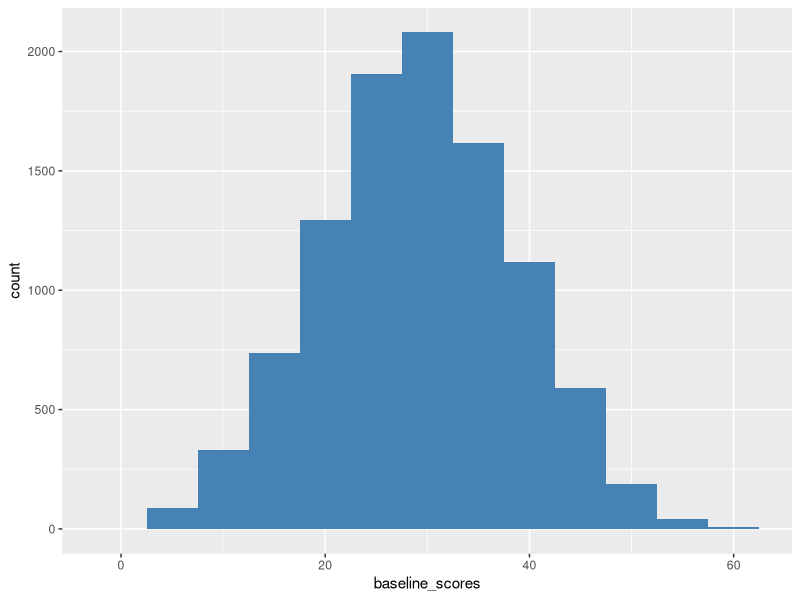

This chart was generated by the following R code:
## ---- chunk 1
#| label: libraries

library(tidyverse)
## ---- chunk 2
#| label: grids

sample_grid <- matrix(c("Bear", "Bee", "Meadow", "Bear", "Meadow", "Meadow", "Bee", "Meadow", "Bee"),3,3,byrow=TRUE)
sample_grid

sample_grid2 <- matrix(c("Meadow", "Meadow", "Bee", "Meadow", "Bee", "Meadow", "Bee", "Meadow", "Meadow"),3,3,byrow=TRUE)
sample_grid2

big_grid1 <- matrix(c("Deer", "Meadow", "Bee", "Bear", "Fox", "Wolf", "Meadow", "Meadow", "Trout", "Stream",
                      "Deer", "Eagle", "Meadow", "Trout", "Stream", "Fox", "Rabbit", "Stream", "Dragonfly",
                      "Stream"),4,5,byrow=TRUE)
big_grid1

twenty_seven_x <- rep("x", 27)

super_vec <- append(twenty_seven_x, 
                      c("x", "x", 
                        "Deer", "Meadow", "Bee", "Bear", "Fox", 
                        "x", "x", 
                        "x", "x", 
                        "Wolf", "Meadow", "Meadow", "Trout", "Stream",
                        "x", "x", 
                        "x", "x", 
                        "Deer", "Eagle", "Meadow", "Trout", "Stream", 
                        "x", "x", 
                        "x", "x", 
                        "Fox", "Rabbit", "Stream", "Dragonfly","Stream",
                        "x", "x"))

super_grid1 <- matrix(super_vec,7,9,byrow=TRUE)
super_grid1
## ---- chunk 3
cards <- c(rep("Bear", 12), 
           rep("Bee", 8), 
           rep("Meadow", 20),
           rep("Trout", 10),
           rep("Eagle", 8),
           rep("Rabbit", 8),
           rep("Dragonfly", 8),
           rep("Fox", 12),
           rep("Deer", 12),
           rep("Stream", 20),
           rep("Wolf", 12)
           )

generate_grid <- function(pool){
  sample <- sample(pool, 20)
  board <- matrix(sample, nrow=5, ncol=4, byrow=TRUE)
  return(board)
}

generate_grid(cards)
## ---- chunk 4
find_cardinals <- function(i, j, grid){
  cardinals <- list()
  maxrow = nrow(grid)
  maxcol = ncol(grid)
      
  if(i+1 <= maxrow){
    cardinals[[length(cardinals)+1]] <- c(i+1,j)
  }
  
  if(i-1 > 0){
    cardinals[[length(cardinals)+1]] <- c(i-1,j)
  }
  
  if(j+1 <= maxcol){
    cardinals[[length(cardinals)+1]] <- c(i,j+1)
  }
  
  if(j-1 > 0){
    cardinals[[length(cardinals)+1]] <- c(i,j-1)
  }
  
  return(cardinals)
}
## ---- chunk 5
find_two_spaces <- function(i, j, grid){
  two_space <- list()
  maxrow = nrow(grid)
  maxcol = ncol(grid)
      
  if(i+1 <= maxrow){
    two_space[[length(two_space)+1]] <- c(i+1,j)
  }
  
  if(i+2 <= maxrow){
    two_space[[length(two_space)+1]] <- c(i+2,j)
  }
  
  if(i-1 > 0){
    two_space[[length(two_space)+1]] <- c(i-1,j)
  }
  
  if(i-2 > 0){
    two_space[[length(two_space)+1]] <- c(i-2,j)
  }
  
  if(j+1 <= maxcol){
    two_space[[length(two_space)+1]] <- c(i,j+1)
  }
  
  if(j+2 <= maxcol){
    two_space[[length(two_space)+1]] <- c(i,j+2)
  }
  
  if(j-1 > 0){
    two_space[[length(two_space)+1]] <- c(i,j-1)
  }
  
  if(j-2 > 0){
    two_space[[length(two_space)+1]] <- c(i,j-2)
  }
  
  if(i+1 <= maxrow && j+1 <= maxcol){
    two_space[[length(two_space)+1]] <- c(i+1,j+1)
  }
  
  if(i+1 <= maxrow && j-1 > 0){
    two_space[[length(two_space)+1]] <- c(i+1,j-1)
  }
  
  if(i-1 > 0 && j+1 <= maxcol){
    two_space[[length(two_space)+1]] <- c(i-1,j+1)
  }
  
  if(i-1 > 0 && j-1 > 0){
    two_space[[length(two_space)+1]] <- c(i-1,j-1)
  }
  
  return(two_space)
}
## ---- chunk 6
find_more_meadows <- function(i, j, grid, meadow_list){
  meadow_list[[length(meadow_list)+1]] = as.double(c(i,j))
  current_caridnals <- find_cardinals(i, j, grid)
  for (k in current_caridnals){
    if (grid[k[1],k[2]] == "Meadow"){
      if ((list(k) %in% meadow_list) == FALSE){
        meadow_list = find_more_meadows(as.double(k[1]),as.double(k[2]), grid, meadow_list)
      }
    }
  }
  return(meadow_list)
  
}
## ---- chunk 7
find_more_streams <- function(i, j, grid, stream_list){
  stream_list[[length(stream_list)+1]] = as.double(c(i,j))
  current_caridnals <- find_cardinals(i, j, grid)
  for (k in current_caridnals){
    if (grid[k[1],k[2]] == "Stream"){
      if ((list(k) %in% stream_list) == FALSE){
        stream_list = find_more_streams(as.double(k[1]),as.double(k[2]), grid, stream_list)
      }
    }
  }
  return(stream_list)
  
}
## ---- chunk 8
#| label: grid-scoring-function

score_grid <- function(grid){
  
  score = 0
  
  meadow_patch = list()
  first_meadow = TRUE
  stream_patch = list()
  first_stream = TRUE
  dragonfly_list = list()
  deer_row <- c()
  deer_col <- c()
  # first_wolf = TRUE
  num_wolves = 0
  
  
  bear_score = 0
  bee_score = 0
  meadow_score = 0
  trout_score = 0
  eagle_score = 0
  rabbit_score = 0
  dragonfly_score = 0
  fox_score = 0
  deer_score = 0
  stream_score = 0
  wolf_score = 0
  diversity_score = 0
  
  for (i in 1:nrow(grid)) {
    for (j in 1:ncol(grid)) {
      
      current_caridnals <- find_cardinals(i, j, grid)
      
      
      if(grid[i,j] == "Bear"){
        for (k in current_caridnals){
          if (grid[k[1],k[2]] == "Bee" || grid[k[1],k[2]] == "Trout"){
            score = score + 2
            bear_score = bear_score + 2
          }
        }
      }
      
      if(grid[i,j] == "Bee"){
        for (k in current_caridnals){
          if (grid[k[1],k[2]] == "Meadow"){
            score = score + 3
            bee_score = bee_score + 3
          }
        }
      }
      
      if(grid[i,j] == "Meadow"){
        if (first_meadow == TRUE){
          
          first_meadow = FALSE
          first_patch = list()
          completed_patch = find_more_meadows(as.double(i), as.double(j), grid, first_patch)
          meadow_patch[[length(meadow_patch)+1]] = completed_patch
          
        }else{
          
          exist = FALSE
          
          for (x in 1:length(meadow_patch)){
            if (list(as.double(c(i,j))) %in% meadow_patch[[x]]){
              exist = TRUE
            }
          }
          
          if (exist == FALSE){
            new_patch = list()
            completed_patch = find_more_meadows(as.double(i), as.double(j), grid, new_patch)
            meadow_patch[[length(meadow_patch)+1]] = completed_patch
          }
          
        }
      }
      
      if(grid[i,j] == "Trout"){
        for (k in current_caridnals){
          if (grid[k[1],k[2]] == "Dragonfly" || grid[k[1],k[2]] == "Stream"){
            score = score + 2
            trout_score = trout_score + 2
          }
        }
      }
      
      if(grid[i,j] == "Eagle"){
        
        two_space <- find_two_spaces(i, j, grid)
        
        for (k in two_space){
          if (grid[k[1],k[2]] == "Trout" || grid[k[1],k[2]] == "Rabbit"){
            score = score + 2
            eagle_score = eagle_score + 2
          }
        }
      }
      
      if(grid[i,j] == "Rabbit"){
        score = score + 1
        rabbit_score = rabbit_score + 1
      }
      
      if(grid[i,j] == "Dragonfly"){
        dragonfly_list[[length(dragonfly_list)+1]] = as.double(c(i,j))
      }
      
      if(grid[i,j] == "Fox"){
        score_it = TRUE
        
        for (k in current_caridnals){
          if (grid[k[1],k[2]] == "Bear" || grid[k[1],k[2]] == "Wolf"){
            score_it = FALSE
          }
        }
        
        if (score_it){
          score = score + 3
          fox_score = fox_score + 3
        }
      }
      
      if(grid[i,j] == "Deer"){
        deer_row <- append(deer_row, i)
        deer_col <- append(deer_col, j)
      }
      
      if(grid[i,j] == "Stream"){
        if (first_stream == TRUE){
          
          first_stream = FALSE
          first_patch = list()
          completed_patch = find_more_streams(as.double(i), as.double(j), grid, first_patch)
          stream_patch[[length(stream_patch)+1]] = completed_patch
          
        }else{
          
          exist = FALSE
          
          for (x in 1:length(stream_patch)){
            if (list(as.double(c(i,j))) %in% stream_patch[[x]]){
              exist = TRUE
            }
          }
          
          if (exist == FALSE){
            new_patch = list()
            completed_patch = find_more_streams(as.double(i), as.double(j), grid, new_patch)
            stream_patch[[length(stream_patch)+1]] = completed_patch
          }
          
        }
      }
      
      if(grid[i,j] == "Wolf"){
        # temporary stand in, can only be scored properly with more than 1 player
        # if (first_wolf == TRUE){
        #   score = score + 8
        #   wolf_score = wolf_score + 8
        #   first_wolf == FALSE
        # }
        
        num_wolves = num_wolves + 1
      }
      
    }
  }
  
  for (i in meadow_patch){
    if (length(i) == 2){
      score = score + 3
      meadow_score = meadow_score + 3
    }else if (length(i) == 3){
      score = score + 6
      meadow_score = meadow_score + 6
    }else if (length(i) == 4){
      score = score + 10
      meadow_score = meadow_score + 10
    }else if (length(i) >= 5){
      score = score + 15
      meadow_score = meadow_score + 15
    }
  }
  
  largest_stream = 0
  
  for (i in stream_patch){
    if (length(i) > largest_stream){
      largest_stream = length(i)
    }
  }
  
  # temporary scoring for largest stream, can only be scored properly with more than 1 player
  # if (largest_stream > 0){
  #   score = score + 5
  #   stream_score = stream_score + 5
  # }
  
  for (d in dragonfly_list){
    current_caridnals <- find_cardinals(d[1], d[2], grid)
    
    largest_score = 0
    
    for (k in current_caridnals){
      if (grid[k[1],k[2]] == "Stream"){
        for (s in stream_patch){
          if((list(k) %in% s) == TRUE){
            current_score = 2 * length(s)
            if (current_score > largest_score){
              largest_score = current_score
            }
          }
        }
      }
    }
    
    score = score + largest_score
    dragonfly_score = dragonfly_score + largest_score
  }
  
  score = score + 2*length(unique(deer_row))
  score = score + 2*length(unique(deer_col))
  
  deer_score = deer_score + 2*length(unique(deer_row))
  deer_score = deer_score + 2*length(unique(deer_col))
  
  diversity_matrix <- matrix(c(bear_score, bee_score, meadow_score, trout_score, eagle_score, rabbit_score,
           dragonfly_score, fox_score, deer_score))

  gaps = colSums(diversity_matrix == 0)[1]
   
  # if(gaps >= 6){
  #   score = score - 5
  #   diversity_score = -5
  # }else if (gaps == 4){
  #   score = score + 3
  #   diversity_score = 3
  # }else if (gaps == 3){
  #   score = score + 7
  #   diversity_score = 7
  # }else if (gaps <= 2){
  #   score = score + 12
  #   diversity_score = 12
  # }
  
  return(c(score, largest_stream, num_wolves, gaps))
}
## ---- chunk 9
solo_score <- function(score_vector){
  score = score_vector[1]
  stream_size = score_vector[2]
  num_wolves = score_vector[3]
  num_gaps = score_vector[4]
  
  score = score + stream_size + num_wolves
  
  if(stream_size == 0){
    num_gaps = num_gaps + 1
  }
  if(num_wolves == 0){
    num_gaps = num_gaps + 1
  }
  
  if(num_gaps >= 6){
      score = score - 5
    }else if (num_gaps == 4){
      score = score + 3
    }else if (num_gaps == 3){
      score = score + 7
    }else if (num_gaps <= 2){
      score = score + 12
    }
  
  return(score)
}
## ---- chunk 10
mp_score <- function(score_list){
  
  # each entry in score_list follows the format: c(score, size_of_largest_stream, num_wolves, diversity_gaps)
  
  if(length(score_list) > 2){
    more_than_2 = TRUE
  }else{
    more_than_2 = FALSE
  }
  
  score <- rep(0, length(score_list))
  stream_size <- rep(0, length(score_list))
  num_wolves <- rep(0, length(score_list))
  num_gaps <- rep(0, length(score_list))
  
  for (i in 1:length(score_list)){
    
    score[i] = score_list[[i]][1]
    
    stream_size[i] = score_list[[i]][2]
    
    num_wolves[i] = score_list[[i]][3]
    
    num_gaps[i] = score_list[[i]][4] + 2
    
  }
  
  print(score)
  
  stream_size = sort(stream_size, decreasing = TRUE)
  num_wolves = sort(num_wolves, decreasing = TRUE)
  
  stream_matrix = matrix(stream_size)
  wolf_matrix = matrix(num_wolves)
  
  largest_stream = stream_size[1]
  second_stream = stream_size[2]
  
  score_largest_s = TRUE
  score_second_s = TRUE
  
  if(colSums(stream_matrix == largest_stream)[1] > 1){
    score_second_s = FALSE
  }
  
  for (i in 1:length(score_list)){
      if (score_list[[i]][2] == largest_stream && largest_stream != 0){
        score[i] = score[i] + 8
        num_gaps[i] = num_gaps[i] - 1
      }
  }
  
  if(score_second_s == TRUE){
    for (i in 1:length(score_list)){
      if (score_list[[i]][2] == second_stream && second_stream != 0){
        score[i] = score[i] + 5
        num_gaps[i] = num_gaps[i] - 1
      }
    }
  }
  
  print(score)
  
  most_wolves = num_wolves[1]
  second_wolves = num_wolves[2]
  if(more_than_2){
    third_wolves = num_wolves[3]
  }
  
  score_most_w = TRUE
  score_second_w = TRUE
  score_third_w = TRUE
  
  if(colSums(wolf_matrix == most_wolves)[1] > 1){
    score_second_w = FALSE
    if(colSums(wolf_matrix == most_wolves)[1] > 2){
      score_third_w = FALSE
    }
  }
  
  for (i in 1:length(score_list)){
      if (score_list[[i]][3] == most_wolves){
        score[i] = score[i] + 12
        num_gaps[i] = num_gaps[i] - 1
      }
  }
  
  if(colSums(wolf_matrix == second_wolves)[1] > 1){
    score_third_w = FALSE
  }
  
  if(score_second_w == TRUE){
    for (i in 1:length(score_list)){
      if (score_list[[i]][3] == second_wolves){
        score[i] = score[i] + 8
        num_gaps[i] = num_gaps[i] - 1
      }
    }
  }
  
  if(score_third_w == TRUE && more_than_2 == TRUE){
    for (i in 1:length(score_list)){
      if (score_list[[i]][3] == third_wolves){
        score[i] = score[i] + 4
        num_gaps[i] = num_gaps[i] - 1
      }
    }
  }
  
  print(score)
  
  for(i in 1:length(score_list)){
    if(num_gaps[i] >= 6){
      score[i] = score[i] - 5
    }else if (num_gaps[i] == 4){
      score[i] = score[i] + 3
    }else if (num_gaps[i] == 3){
      score[i] = score[i] + 7
    }else if (num_gaps[i] <= 2){
      score[i] = score[i] + 12
    }
  }
  
  
  
  return(score)
  
}
## ---- chunk 11
baseline_sim <- function(cards, n = 10000){
  all_scores <- c()
  for (i in 1:n){
    sim_grid <- generate_grid(cards)
    all_scores <- c(all_scores, solo_score(score_grid(sim_grid)))
  }
  return(all_scores)
}
## ---- chunk 12
two_player <- list(c(37,4,2,2), c(45,3,3,3))
four_player <- list(c(37,5,1,2), c(45,2,4,3), c(60,0,0,0), c(47,4,3,4))
five_player <- list(c(37,3,0,2), c(45,2,4,3), c(60,3,0,0), c(47,2,0,4), c(38,1,4,4))
## ---- chunk 13
mp_score(two_player)
## ---- chunk 14
mp_score(four_player)
## ---- chunk 15
mp_score(five_player)
## ---- chunk 16
z <- score_grid(sample_grid)
z
## ---- chunk 17
z2 <- score_grid(sample_grid2)
z2
## ---- chunk 18
z3 <- score_grid(big_grid1)
z3
## ---- chunk 19
set.seed(48)
test_grid <- generate_grid(cards)
test_grid
score_grid(test_grid)
## ---- chunk 20
solo_score(score_grid(test_grid))
## ---- chunk 21
set.seed(48)
baseline_scores <- baseline_sim(cards)
## ---- chunk 22
mean(baseline_scores)
sd(baseline_scores)
var(baseline_scores)
max(baseline_scores)
min(baseline_scores)
## ---- chunk 23
baseline_data <- as.data.frame(baseline_scores)
ggplot(aes(x = baseline_scores), data = baseline_data) +
  geom_histogram(binwidth = 5, fill = "steelblue")
